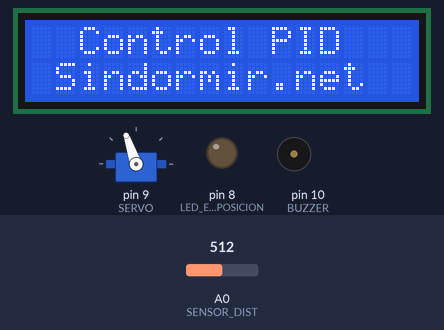
Recording of a sketch running on a simulated Arduino Uno, built with avr-gcc and run on an emulated ATmega328P. On the bench: servo, 16×2 character LCD, output pins drawn as LEDs (lit = HIGH), buzzer (waves = sounding, pin HIGH). The test bench sets the inputs (shaded band); at power-on: A0 (SENSOR_DIST) = 512. What the sketch prints to the serial monitor is not drawn.

Above: at 1.2 s.
1.3 s: A0 (SENSOR_DIST) set to 716
At 2.0 s:
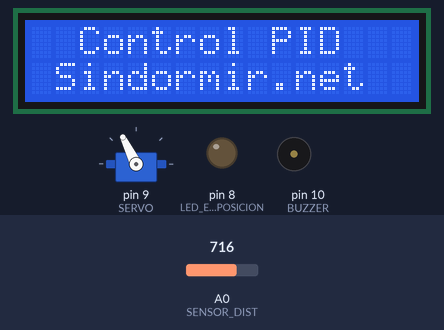
2.9 s: A0 (SENSOR_DIST) set to 900
5.7 s: A0 (SENSOR_DIST) set to 306
At 6.6 s:
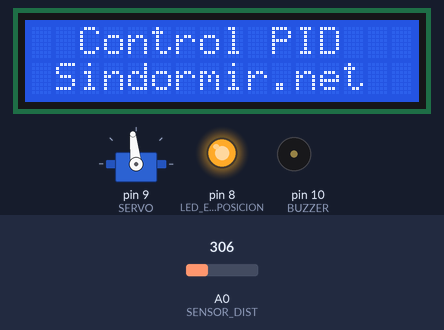
7.2 s: A0 (SENSOR_DIST) set to 290
At 8.2 s:
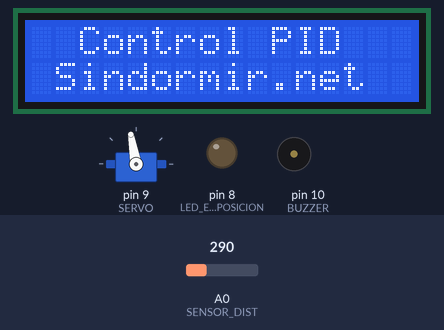
8.9 s: A0 (SENSOR_DIST) set to 140
At 9.8 s:
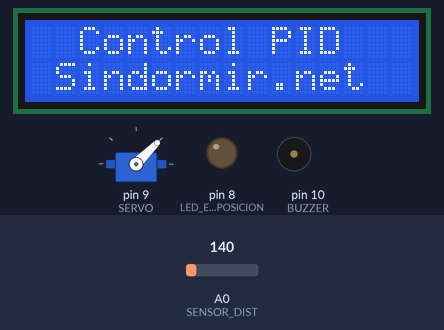
11.4 s: A0 (SENSOR_DIST) set to 10
Timing chart, 0 to 13.9 s (numbered marks = the images above; inputs shaded):
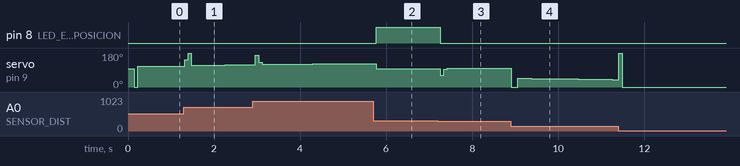

Measured:
- after the input at 1.3 s, servo on pin 9 (SERVO): 109° → 145° at once, → 180° 0.08 s later, → 116° 0.08 s later, → 117° 0.78 s later
- after the input at 5.7 s, pin 8 (LED_EN_POSICION): LOW → HIGH after 0.08 s
- after the input at 7.2 s, pin 8 (LED_EN_POSICION): HIGH → LOW after 0.06 s; servo on pin 9 (SERVO): 96° → 63° after 0.06 s, → 93° 0.08 s later, → 100° 0.08 s later
- after the input at 8.9 s, servo on pin 9 (SERVO): 100° → 0° at once, → 46° 0.16 s later, → 45° 0.31 s later, → 44° 0.55 s later, … (9 changes in this stretch)

The sketch:

test_pid.ino
```cpp
//TODO: Hacer que si lleva más de 10 segundos en la posición central le pegue un meneo y pite

#include <LiquidCrystal.h>


#include "config.h"
#include <Servo.h>


#define SENSOR_DIST A0
#define SERVO 9
#define LED_EN_POSICION 8

LiquidCrystal lcd(LCD_RS, LCD_E, LCD_D4, LCD_D5, LCD_D6, LCD_D7);

Servo servo;

void setup() {
  Serial.begin(115200);
  pinMode(BUZZER, OUTPUT);
  servo.attach(SERVO);
  pinMode(LED_EN_POSICION, OUTPUT);
  servo.write(SERVO_POS_CENTRAL + 10);
  servo.write(SERVO_POS_CENTRAL);
  /*while(1){
    int med=coger_medida();
    if (med) Serial.println(med);
  }*/
  lcd.begin(16, 2);
  lcd.clear();
  lcd.setCursor(0, 0);
  lcd.print("  Control PID   ");
  lcd.setCursor(0, 1);
  lcd.print(" Sindormir.net  ");
}

void loop() {
  static unsigned long last_loop_time = millis();
  unsigned long medida;

  if (millis() > (last_loop_time + LOOP_TIME)) {
    last_loop_time = millis();
    medida = coger_medida();
    //medida = get_dist();

    if (medida) {
      //Serial.println(medida);
      //control_p(medida);
      control_pid(medida);
      //todo_nada(medida);
    }

    //
    //control_p_no_calibrado(medida);
    //mide_dist(medida);
  }
}

int control_pid(long medida) {
  static unsigned long last_medida = 0;
  static unsigned long tiempo_en_centro = 0;
  static unsigned long ultimo_tiempo_en_centro = 0;
  long termino_p;
  static long termino_i = 0;
  long termino_d;

  long cambio;
  long error;
  long correccion;
  long angulo;
  long uSecsParaServo;

  error = medida - PELOTA_PUNTO_CENTRAL_MM;
  cambio = medida - last_medida;
  last_medida = medida;

  termino_p = error / 1000;  //Lo pasamos a cm

  termino_i +=  error / 1000 ;
  //if (termino_i >= MAX_I_TERM_VALUE) termino_i = MAX_I_TERM_VALUE;
  //if (termino_i <= -MAX_I_TERM_VALUE) termino_i = -MAX_I_TERM_VALUE;
  termino_i = constrain(termino_i, -MAX_I_TERM_VALUE , MAX_I_TERM_VALUE);

  termino_d = (cambio / LOOP_TIME); //Velocidad de cambio

  correccion = termino_p * Kp + termino_i * Ki + termino_d * Kd;
  if (error < 1000 && error > -1000) { //Era 750
    correccion = 0;
    digitalWrite(LED_EN_POSICION, HIGH);
    ultimo_tiempo_en_centro = millis();
    tiempo_en_centro++;

  }
  else {
    digitalWrite(LED_EN_POSICION, LOW);
    tiempo_en_centro = 0;
  }

  if (millis() - ultimo_tiempo_en_centro < 10) {
    if (tiempo_en_centro > 150) {
      //Serial.print(millis());
      tone(BUZZER, 1000, 1000);
      //Serial.println(" En centro!!!");
      tiempo_en_centro = 0;
      servo.write(45);
      delay(1000);
      noTone(BUZZER);
    }
  }

  uSecsParaServo=SERVO_US_HORIZ - correccion * 10; //Era 10 el factor de multiplicación


  /*Serial.print(error/1000);
  Serial.print(" ");
  Serial.print(termino_p * Kp);
  Serial.print(" ");
  Serial.print(termino_i * Ki);
  Serial.print(" ");
  Serial.print(termino_d * Kd);
  Serial.print(" ");
  Serial.println(correccion);*/
  Serial.print(0); //Referencia
  Serial.print(" ");
  Serial.print(uSecsParaServo);
  Serial.print(" ");
  Serial.println(error);

  //servo.writeMicroseconds(constrain(uSecsParaServo, 1166, 1900));
  servo.writeMicroseconds(uSecsParaServo);
}


void control_p(int medida) {
  long correccion;
  long angulo;

  angulo = map(medida, 6600, 26700, SERVO_US_MAX_ANGLE, -SERVO_US_MAX_ANGLE);
  servo.writeMicroseconds(SERVO_US_HORIZ + angulo * Kp);
}


void control_p_old(int medida) {
  long correccion;
  long angulo;

  correccion = map(medida, 26700, 6600, -SERVO_MAX_ANGLE, SERVO_MAX_ANGLE);
  Serial.print("medida es: ");
  Serial.print(medida);
  Serial.print(" Correccion es: ");
  Serial.print(correccion);
  Serial.print(" angulo: ");
  angulo = SERVO_POS_CENTRAL + constrain(correccion, -SERVO_MAX_ANGLE, +SERVO_MAX_ANGLE) * Kp;
  servo.write(angulo);
  Serial.println(angulo);
}

void control_p_no_calibrado(int medida) {
  int angulo;
  angulo = map(medida, 308, 958, SERVO_POS_CENTRAL - SERVO_MAX_ANGLE, SERVO_POS_CENTRAL + SERVO_MAX_ANGLE);
  servo.write(angulo);
}


void control_p_no_calibrado_zona_muerta(int medida) {
  int angulo;
  if (medida < PELOTA_PUNTO_CENTRAL_MM - 45 || medida > PELOTA_PUNTO_CENTRAL_MM + 45) {
    angulo = map(medida, 308, 958, SERVO_POS_CENTRAL - SERVO_MAX_ANGLE, SERVO_POS_CENTRAL + SERVO_MAX_ANGLE);
  }
  else {
    angulo = SERVO_POS_CENTRAL;
  }
  servo.write(angulo);
}

void todo_nada(int lectura) {
  if (lectura > PELOTA_PUNTO_CENTRAL_MM ) {
    servo.write(SERVO_POS_CENTRAL - SERVO_MAX_ANGLE);
  }
  else {
    servo.write(SERVO_POS_CENTRAL + SERVO_MAX_ANGLE);
  }
}
```

debug.ino
```cpp
unsigned long coger_medida(){
   static unsigned long lecturas=0;
   static byte contador_lecturas=0;
   unsigned long media=0;

   contador_lecturas++;
   lecturas+=get_dist();

   if (contador_lecturas>=NUM_MEDIDAS){
      media=lecturas/contador_lecturas;
      contador_lecturas=0;
      lecturas=0;
      return media;
   }
   return 0;
}


long int get_dist(){
   unsigned long int mm;
   mm = pow(3027.4 / analogRead(SENSOR_DIST), 1.2134) * 1000;
   //Serial.print(" cm -> ");
   //Serial.println(cm);
   return mm;
}
```

config.h
```cpp
#define LCD_RS 2
#define LCD_E 3
#define LCD_D4 4
#define LCD_D5 5
#define LCD_D6 6
#define LCD_D7 7
#define LED 8
#define SERVO 9
#define BUZZER 10
#define PUSH2 11
#define PUSH1 12
#define SENSOR A0
#define POT A1


//Valores extremos:  958 -> Pegado al tope cercano
//                   490 -> Punto central
//                   308 -> Pegado al tope lejano


#define SERVO_POS_CENTRAL 96
#define SERVO_MAX_ANGLE 20
#define SERVO_US_MIN 1224
#define SERVO_US_HORIZ 1533
#define SERVO_US_MAX 1843
#define SERVO_US_MAX_ANGLE 300


#define PELOTA_PUNTO_CENTRAL_MM 15350

#define MAX_I_TERM_VALUE 5000

#define LOOP_TIME 6     //was 6
#define NUM_MEDIDAS 11  //was 11

/*
#define Kp 2
#define Ki 0.011
#define Kd 0.066
 */

//Este es un comentario de prueba

//#define Kp 1.4
//#define Ki 0.033 //Era 33
//#define Kd 0.075

#define Kp 2.2 //Era 2.2
#define Ki 0.011 //Era 0.011
#define Kd 0.266 //Era 0.066
```
